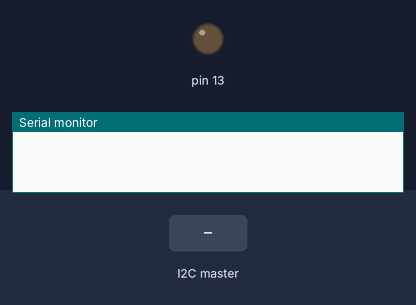
This sketch was run on a simulated Arduino Uno, built with avr-gcc and run on an emulated ATmega328P. On the bench: output pins drawn as LEDs (lit = HIGH), the last lines printed to the serial monitor. The inputs (shaded band) are chosen by the test bench.

Above: at 1.2 s.
1.3 s: the I2C master sends the byte 200
At 2.4 s:
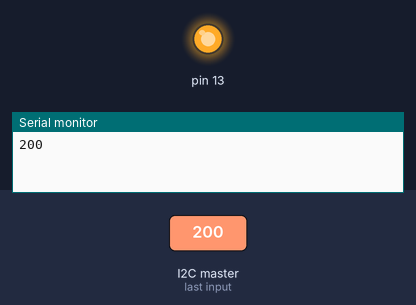
2.8 s: the I2C master sends the byte 1
At 3.6 s:
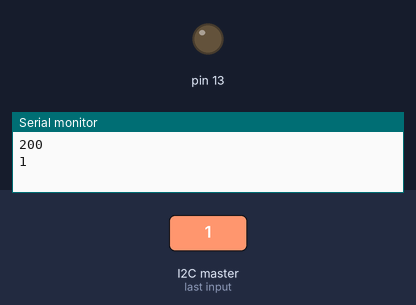
Timing chart, 0 to 5.8 s (numbered marks = the images above; inputs shaded):
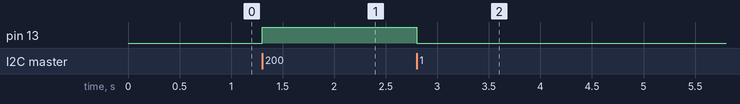

The sketch:

Ep9-8slave.ino
```cpp
//slave
#include<Wire.h>

void setup() {
  Wire.begin(8);
  Wire.onReceive(receiveEvent);
  Serial.begin(9600);
  pinMode(13, OUTPUT);
}

void loop() {
  delay(10);

}

void receiveEvent(int x){
  int a = 0;
  a = Wire.read();
  analogWrite(13, a);
  Serial.println(a);
  delay(100);
}
```

Measured:
- after the input at 1.3 s, pin 13: LOW → HIGH at once
- after the input at 2.8 s, pin 13: HIGH → LOW at once
